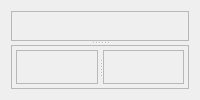
        <widget class="QWidget" name="uiKomplexTab">
         <attribute name="title">
          <string>Abgrenzung</string>
         </attribute>
         <layout class="QHBoxLayout" name="horizontalLayout_4">
          <item>
           <widget class="QSplitter" name="uiAbgrKkSplitter">
            <property name="orientation">
             <enum>Qt::Vertical</enum>
            </property>
            <widget class="QFrame" name="uiVersionFrm">
             <property name="sizePolicy">
              <sizepolicy hsizetype="Preferred" vsizetype="Preferred">
               <horstretch>0</horstretch>
               <verstretch>0</verstretch>
              </sizepolicy>
             </property>
             <property name="maximumSize">
              <size>
               <width>16777215</width>
               <height>16777215</height>
              </size>
             </property>
             <property name="baseSize">
              <size>
               <width>0</width>
               <height>0</height>
              </size>
             </property>
             <property name="frameShape">
              <enum>QFrame::StyledPanel</enum>
             </property>
             <property name="frameShadow">
              <enum>QFrame::Raised</enum>
             </property>
             <layout class="QVBoxLayout" name="verticalLayout_5">
              <property name="spacing">
               <number>4</number>
              </property>
              <property name="leftMargin">
               <number>4</number>
              </property>
              <property name="topMargin">
               <number>4</number>
              </property>
              <property name="rightMargin">
               <number>4</number>
              </property>
              <property name="bottomMargin">
               <number>4</number>
              </property>
              <item>
               <layout class="QVBoxLayout" name="uiAbgrenzungVlay">
                <property name="topMargin">
                 <number>0</number>
                </property>
               </layout>
              </item>
             </layout>
            </widget>
            <widget class="QFrame" name="uiTreeFrm">
             <property name="frameShape">
              <enum>QFrame::StyledPanel</enum>
             </property>
             <property name="frameShadow">
              <enum>QFrame::Raised</enum>
             </property>
             <layout class="QHBoxLayout" name="horizontalLayout_7">
              <property name="spacing">
               <number>4</number>
              </property>
              <property name="leftMargin">
               <number>4</number>
              </property>
              <property name="topMargin">
               <number>4</number>
              </property>
              <property name="rightMargin">
               <number>4</number>
              </property>
              <property name="bottomMargin">
               <number>4</number>
              </property>
              <item>
               <widget class="QSplitter" name="uiKkSplitter">
                <property name="orientation">
                 <enum>Qt::Horizontal</enum>
                </property>
                <property name="handleWidth">
                 <number>5</number>
                </property>
                <property name="childrenCollapsible">
                 <bool>true</bool>
                </property>
                <widget class="QFrame" name="uiKomplexFrm">
                 <property name="sizePolicy">
                  <sizepolicy hsizetype="Preferred" vsizetype="Preferred">
                   <horstretch>0</horstretch>
                   <verstretch>0</verstretch>
                  </sizepolicy>
                 </property>
                 <property name="maximumSize">
                  <size>
                   <width>16777215</width>
                   <height>16777215</height>
                  </size>
                 </property>
                 <property name="frameShape">
                  <enum>QFrame::StyledPanel</enum>
                 </property>
                 <property name="frameShadow">
                  <enum>QFrame::Raised</enum>
                 </property>
                 <layout class="QHBoxLayout" name="horizontalLayout_8">
                  <property name="spacing">
                   <number>0</number>
                  </property>
                  <property name="leftMargin">
                   <number>0</number>
                  </property>
                  <property name="topMargin">
                   <number>0</number>
                  </property>
                  <property name="rightMargin">
                   <number>0</number>
                  </property>
                  <property name="bottomMargin">
                   <number>0</number>
                  </property>
                  <item>
                   <layout class="QVBoxLayout" name="uiKomplexVlay">
                    <property name="sizeConstraint">
                     <enum>QLayout::SetMaximumSize</enum>
                    </property>
                    <property name="rightMargin">
                     <number>0</number>
                    </property>
                   </layout>
                  </item>
                 </layout>
                </widget>
                <widget class="QFrame" name="uiKoppelFrm">
                 <property name="sizePolicy">
                  <sizepolicy hsizetype="Preferred" vsizetype="Preferred">
                   <horstretch>0</horstretch>
                   <verstretch>0</verstretch>
                  </sizepolicy>
                 </property>
                 <property name="baseSize">
                  <size>
                   <width>0</width>
                   <height>0</height>
                  </size>
                 </property>
                 <property name="frameShape">
                  <enum>QFrame::StyledPanel</enum>
                 </property>
                 <property name="frameShadow">
                  <enum>QFrame::Raised</enum>
                 </property>
                 <layout class="QHBoxLayout" name="horizontalLayout_9">
                  <property name="spacing">
                   <number>0</number>
                  </property>
                  <property name="leftMargin">
                   <number>0</number>
                  </property>
                  <property name="topMargin">
                   <number>0</number>
                  </property>
                  <property name="rightMargin">
                   <number>0</number>
                  </property>
                  <property name="bottomMargin">
                   <number>0</number>
                  </property>
                  <item>
                   <layout class="QVBoxLayout" name="uiKoppelVlay">
                    <property name="rightMargin">
                     <number>0</number>
                    </property>
                   </layout>
                  </item>
                 </layout>
                </widget>
               </widget>
              </item>
             </layout>
            </widget>
           </widget>
          </item>
         </layout>
        </widget>
